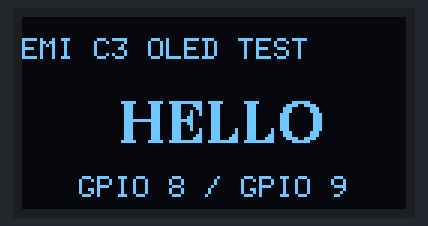
Bench run of a sketch on a simulated ESP32-C3. Shown: 128×64 one-colour display.

Above: at 0.1 s.

The sketch:

c3_oled_test.ino
```cpp
#include <Arduino.h>
#include <Wire.h>
#include <U8g2lib.h>

// ============================================================
// EMI - ESP32-C3 OLED Test
// Board: ESP32C3 Dev Module
//
// Wiring:
//   OLED VCC -> C3 3V3
//   OLED GND -> C3 GND
//   OLED SDA -> GPIO 8
//   OLED SCL -> GPIO 9
//
// Display: SH1106 128x64 I2C
// ============================================================

static const int OLED_SDA = 8;
static const int OLED_SCL = 9;

U8G2_SH1106_128X64_NONAME_F_HW_I2C display(
  U8G2_R0,
  U8X8_PIN_NONE
);

void setup() {
  Wire.begin(OLED_SDA, OLED_SCL);

  display.begin();
  display.setContrast(100);

  display.clearBuffer();

  display.setFont(u8g2_font_6x12_tf);
  display.drawStr(0, 14, "EMI C3 OLED TEST");

  display.setFont(u8g2_font_ncenB14_tr);
  display.drawStr(33, 42, "HELLO");

  display.setFont(u8g2_font_6x12_tf);
  display.drawStr(19, 60, "GPIO 8 / GPIO 9");

  display.sendBuffer();
}

void loop() {
}
```
